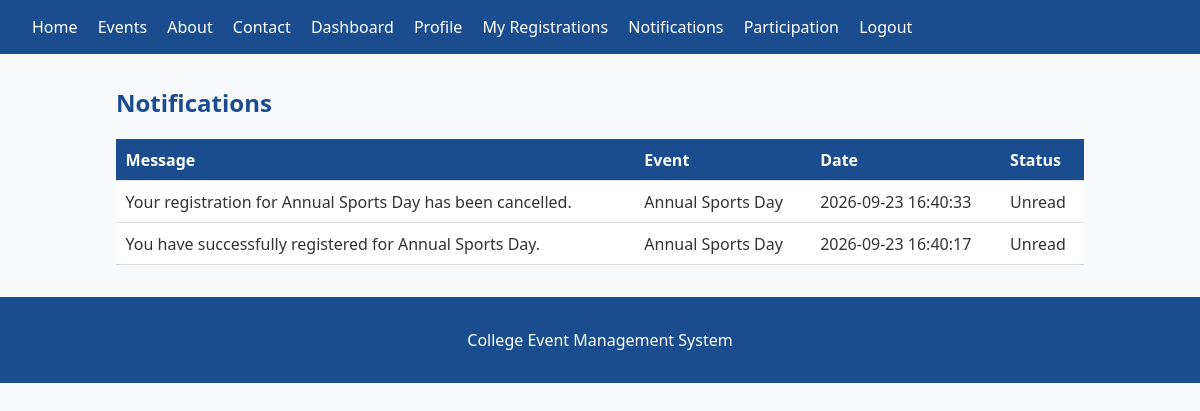
Page /notifications (signed in) on the earlier database version.
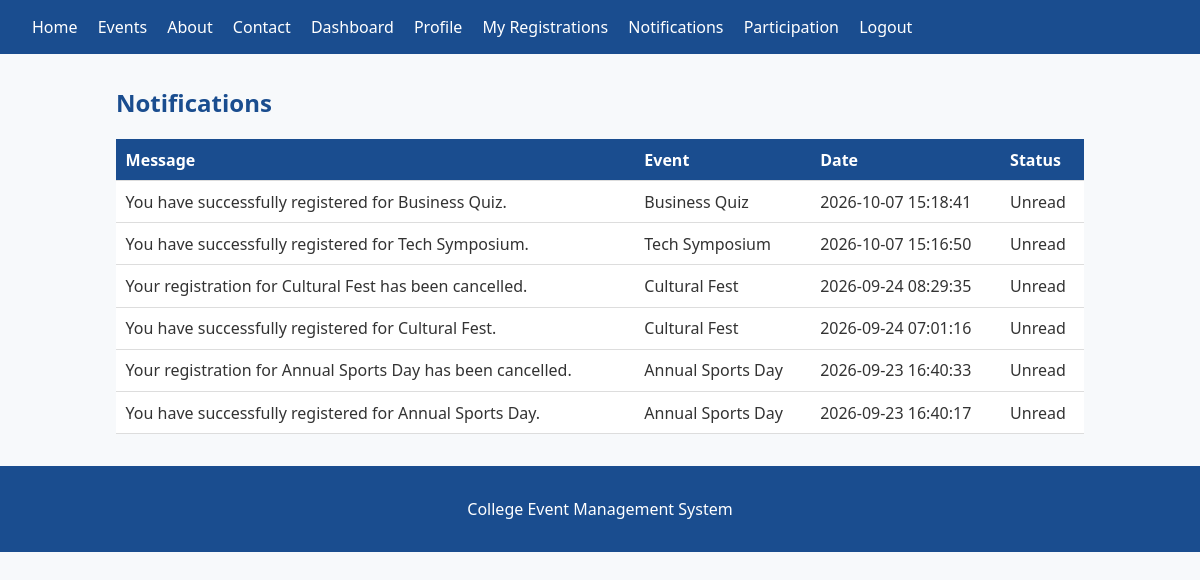
Same page on the later database version.
### tables this page shows
CREATE TABLE notifications (
        notification_id INTEGER PRIMARY KEY AUTOINCREMENT,
        student_id INTEGER NOT NULL,
        event_id INTEGER,
        message TEXT NOT NULL,
        notification_date TIMESTAMP DEFAULT CURRENT_TIMESTAMP,
        is_read INTEGER DEFAULT 0
    );

CREATE TABLE events (
        event_id INTEGER PRIMARY KEY AUTOINCREMENT,
        event_name TEXT NOT NULL,
        description TEXT,
        date TEXT,
        time TEXT,
        venue TEXT,
        eligibility TEXT,
        rules TEXT,
        image TEXT,
        created_at TIMESTAMP DEFAULT CURRENT_TIMESTAMP
    );

### app.py (the view)
@app.route('/notifications')
def notifications():
    if 'student_id' not in session:
        return redirect(url_for('login'))
    student_id = session['student_id']
    db = get_db()
    notifications = db.execute('''
        SELECT n.*, e.event_name
        FROM notifications n
        JOIN events e ON n.event_id = e.event_id
        WHERE n.student_id = ?
        ORDER BY n.notification_date DESC
    ''', (student_id,)).fetchall()
    db.close()
    return render_template('notifications.html', notifications=notifications)

### app.py (called while the page is built)
def get_db():
    conn = sqlite3.connect(DB_PATH)
    conn.row_factory = sqlite3.Row
    return conn

### templates/notifications.html
{% extends "base.html" %}
{% block content %}
<h2>Notifications</h2>
<table>
  <tr><th>Message</th><th>Event</th><th>Date</th><th>Status</th></tr>
  {% for n in notifications %}
  <tr>
    <td>{{ n.message }}</td>
    <td>{{ n.event_name }}</td>
    <td>{{ n.notification_date }}</td>
    <td>{% if n.is_read %}Read{% else %}Unread{% endif %}</td>
  </tr>
  {% endfor %}
</table>
{% endblock %}

### templates/base.html (shortened to what this page needs)
<!doctype html>
<html lang="en">
<head>
  <link rel="stylesheet" href="{{ url_for('static', filename='css/style.css') }}">
</head>
<body>
  <nav>
    <a href="{{ url_for('home') }}">Home</a>
    <a href="{{ url_for('events') }}">Events</a>
    <a href="{{ url_for('about') }}">About</a>
    <a href="{{ url_for('contact') }}">Contact</a>
    {% if session.get('student_id') %}
      <a href="{{ url_for('dashboard') }}">Dashboard</a>
      <a href="{{ url_for('profile') }}">Profile</a>
      <a href="{{ url_for('my_registrations') }}">My Registrations</a>
      <a href="{{ url_for('notifications') }}">Notifications</a>
      <a href="{{ url_for('participation') }}">Participation</a>
      <a href="{{ url_for('logout') }}">Logout</a>
    {% else %}
      <a href="{{ url_for('register') }}">Register</a>
      <a href="{{ url_for('login') }}">Login</a>
    {% endif %}
  </nav>
  <main>{% block content %}{% endblock %}</main>
  <footer><p>College Event Management System</p></footer>
</body>
</html>

### static/css/style.css (style rules this page uses)
* { box-sizing: border-box; }
body { font-family: 'Segoe UI', Tahoma, Geneva, Verdana, sans-serif; margin: 0; background: #f7f9fb; color: #333; }
nav { background: #1a4d8f; padding: 1rem 2rem; }
nav a { color: #fff; margin-right: 1rem; text-decoration: none; font-weight: 500; }
main { max-width: 1000px; margin: 2rem auto; padding: 0 1rem; }
h1, h2 { color: #1a4d8f; }
table { width: 100%; border-collapse: collapse; background: #fff; }
th, td { padding: 0.6rem; border-bottom: 1px solid #ddd; text-align: left; }
th { background: #1a4d8f; color: #fff; }
footer { text-align: center; padding: 1rem; background: #1a4d8f; color: #fff; margin-top: 2rem; }

Differences in the rows shown:
added notifications: message "You have successfully registered for Business Quiz.", event_name "Business Quiz", notification_date "2026-10-07 15:18:41", is_read "Unread"
added notifications: message "You have successfully registered for Tech Symposium.", event_name "Tech Symposium", notification_date "2026-10-07 15:16:50", is_read "Unread"
added notifications: message "Your registration for Cultural Fest has been cancelled.", event_name "Cultural Fest", notification_date "2026-09-24 08:29:35", is_read "Unread"
added notifications: message "You have successfully registered for Cultural Fest.", event_name "Cultural Fest", notification_date "2026-09-24 07:01:16", is_read "Unread"
